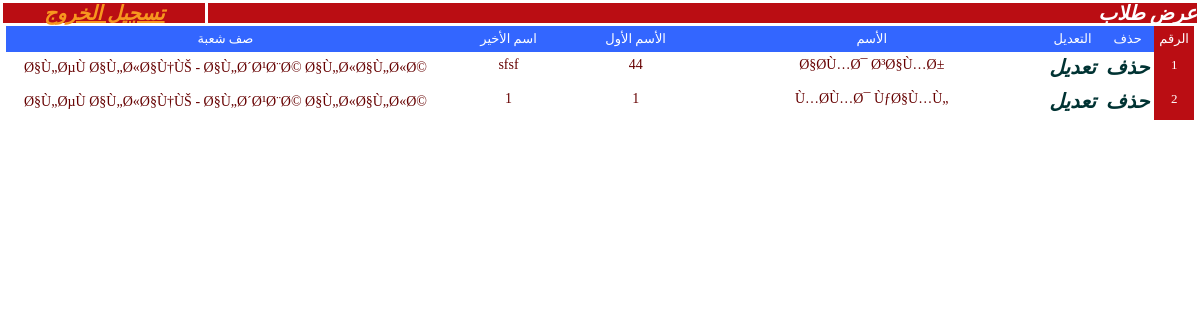
The page /desgin/manager/showStudents.php on the database its author committed.
### tables this page shows
CREATE TABLE `students` (
  `id` int(11) NOT NULL AUTO_INCREMENT,
  `name` text NOT NULL,
  `pass` text NOT NULL,
  `fname` text NOT NULL,
  `lname` text NOT NULL,
  `father_name` text NOT NULL,
  `mother_name` text NOT NULL,
  `birth` date NOT NULL,
  `phone` text NOT NULL,
  `sex` text NOT NULL,
  `classes_rooms_id` int(11) NOT NULL,
  PRIMARY KEY (`id`)
);

CREATE TABLE `classes` (
  `id` int(11) NOT NULL AUTO_INCREMENT,
  `name` text NOT NULL,
  PRIMARY KEY (`id`)
);

CREATE TABLE `rooms` (
  `id` int(11) NOT NULL AUTO_INCREMENT,
  `name` text NOT NULL,
  PRIMARY KEY (`id`)
);

### database/students/StudentsDbase.php (called while the page is built, shortened)
<?php
class StudentsDbase
{
function getAllStudents()
{
	$products = array();
	$query = "select * from students ORDER BY id desc";
	$result = mysql_query($query);
	$num_results = mysql_num_rows($result);
	for ($i=0; $i < $num_results; $i++)
	{
				$product = new Students();
				$row = mysql_fetch_array($result);
				$product->id = $row["id"];
				$product->fname = $row["fname"];
				$product->lname = $row["lname"];
				$product->name = $row["name"];
				$product->pass = $row["pass"];
				$product->father_name = $row["father_name"];
				$product->mother_name = $row["mother_name"];
				$product->birth = $row["birth"];
				$product->phone = $row["phone"];
				$product->sex = $row["sex"];
				$product->classes_rooms_id = $row["classes_rooms_id"];
				$products[$i] = $product;
	}
  return $products;
}
function getStudentsCount()
{
	$query = "select count(id) as Students_count from students";
	$result = mysql_query($query);
	$row = mysql_fetch_array($result);
	$count = $row["Students_count"];
	return $count;
}
}
?>

### database/classes_rooms/Classes_RoomsDbase.php (called while the page is built, shortened)
<?php
class Classes_RoomsDbase
{
		function getClasse_Room($id)
		{
				$product = new Classes_Rooms();
				$query = "select * from classes_rooms where id=".$id;
				$result = mysql_query($query);
				$row = mysql_fetch_array($result);
				$product->id = $row["id"];
				$product->class_id = $row["class_id"];
				$product->room_id = $row["room_id"];
				return $product;
		}
}
?>

### database/classes/ClassesDbase.php (called while the page is built, shortened)
<?php
class ClassesDbase
{
function getClass($id)
{
$product = new Classes();
$query = "select * from classes where id=".$id;
$result = mysql_query($query);
$row = mysql_fetch_array($result);
$product->id = $row["id"];
$product->name = $row["name"];
return $product;
}
}
?>

### database/rooms/RoomsDbase.php (called while the page is built, shortened)
<?php
class RoomsDbase
{
function getRoom($id)
{
$product = new Rooms();
$query = "select * from rooms where id=".$id;
$result = mysql_query($query);
$row = mysql_fetch_array($result);
$product->id = $row["id"];
$product->name = $row["name"];
return $product;
}
}
?>

### desgin/manager/showStudents.php (the view, shortened to what this page needs)
<link href="../../css/style.css" rel="stylesheet" type="text/css" />
<table id="middletable" width="100%" border="0" cellpadding="0" cellspacing="3">
  <tr>
    <td align="center" bgcolor="#BA0D13" dir="rtl"><a style="color:#F7971F;" href="index.php?log=out">تسجيل الخروج </a></td>
    <td width="83%" align="right" bgcolor="#BA0D13" class="Title" dir="rtl">عرض طلاب </td>
  </tr>
</table>
<?
include("../../database/students/StudentsDbase.php");
$db = new StudentsDbase();
include("../../database/classes_rooms/Classes_RoomsDbase.php");
$dba = new Classes_RoomsDbase();
include("../../database/classes/ClassesDbase.php");
$dbaa = new ClassesDbase();
include("../../database/rooms/RoomsDbase.php");
$dbaaa = new RoomsDbase();
$countOfRecord = $db->getStudentsCount();
if($countOfRecord != 0)
{
?>
<table width="99%" border="0" align="center" cellpadding="5" cellspacing="0">
      <tr>
        <td width="38%" align="center" class="row">صف شعبة</td>
        <td width="11%" align="center" class="row">اسم الأخير </td>
        <td width="11%" align="center" class="row">الأسم الأول </td>
        <td width="30%" align="center" class="row">الأسم  </td>
        <td width="4%" align="center" class="row">التعديل</td>
        <td width="3%" align="center" class="row">حذف</td>
        <td width="3%" align="center" class="column">الرقم</td>
      </tr>
<?
 $products = $db->getAllStudents();
 for($a1=0;$a1<count($products);$a1++)
 {
  $products_one = $products[$a1];
?>
      <tr>
        <td align="center" valign="top" class="tahomaFont"  >
        <?
		 $aaa = $dba->getClasse_Room($products_one->classes_rooms_id);
		 $r1 = $dbaa->getClass($aaa->class_id);
		 echo $r1->name." - ";
		 $rw2 = $dbaaa->getRoom($aaa->room_id);
		 echo $rw2->name;
		 ?></td>
        <td align="center" valign="top" class="tahomaFont" >
        <? echo $products_one->lname; ?></td>
        <td align="center" valign="top" class="tahomaFont" ><? echo $products_one->fname; ?> </td>
        <td align="center" valign="top" class="tahomaFont" >
        <? echo $products_one->name; ?>        </td>
        <td align="center" valign="top"><a href="index.php?inc=updateStudents&id=<? echo $products_one->id; ?>" class="link" >تعديل</a></td>
        <td align="center" valign="top"><a  href="index.php?inc=deleteStudent&id=<? echo $products_one->id; ?>" class="link" onclick="return confirm('هل انت متأكد من الحذف  ؟');" >حذف</a></td>
        <td align="center" valign="top" class="column" ><? echo ($a1+1); ?></td>
      </tr>
<?
}
?>
</table>
<?
}
?>

### css/style.css (style rules this page uses)
.tahomaFont { font-family:Tahoma; font-size:14px; color:#660000; }
.link { font-family:Tahoma; font-size:13px; color:#F7971F; width:100px; text-decoration:none; }
.column { font-family:Tahoma; font-size:13px; color:#FFFFFF; background:#BA0D13; }
.row { font-family:Tahoma; font-size:13px; color:#FFFFFF; background:#3366FF; }
a:link { font-family:Traditional Arabic; font-style:italic; font-weight:bold; color:#003333; font-size:20px; line-height:1; }
.Title { font-family:Traditional Arabic; font-style:italic; font-weight:bold; color:#FFFFFF; font-size:20px; line-height:1; }

### rows shown on the page
students: classes.name "Ø§Ù„ØµÙ Ø§Ù„Ø«Ø§Ù†ÙŠ", rooms.name "Ø§Ù„Ø´Ø¹Ø¨Ø© Ø§Ù„Ø«Ø§Ù„Ø«Ø©", lname "sfsf", fname "44", name "Ø§Ø­Ù…Ø¯ Ø³Ø§Ù…Ø±"
students: classes.name "Ø§Ù„ØµÙ Ø§Ù„Ø«Ø§Ù†ÙŠ", rooms.name "Ø§Ù„Ø´Ø¹Ø¨Ø© Ø§Ù„Ø«Ø§Ù„Ø«Ø©", lname "1", fname "1", name "Ù…Ø­Ù…Ø¯ ÙƒØ§Ù…Ù„"
